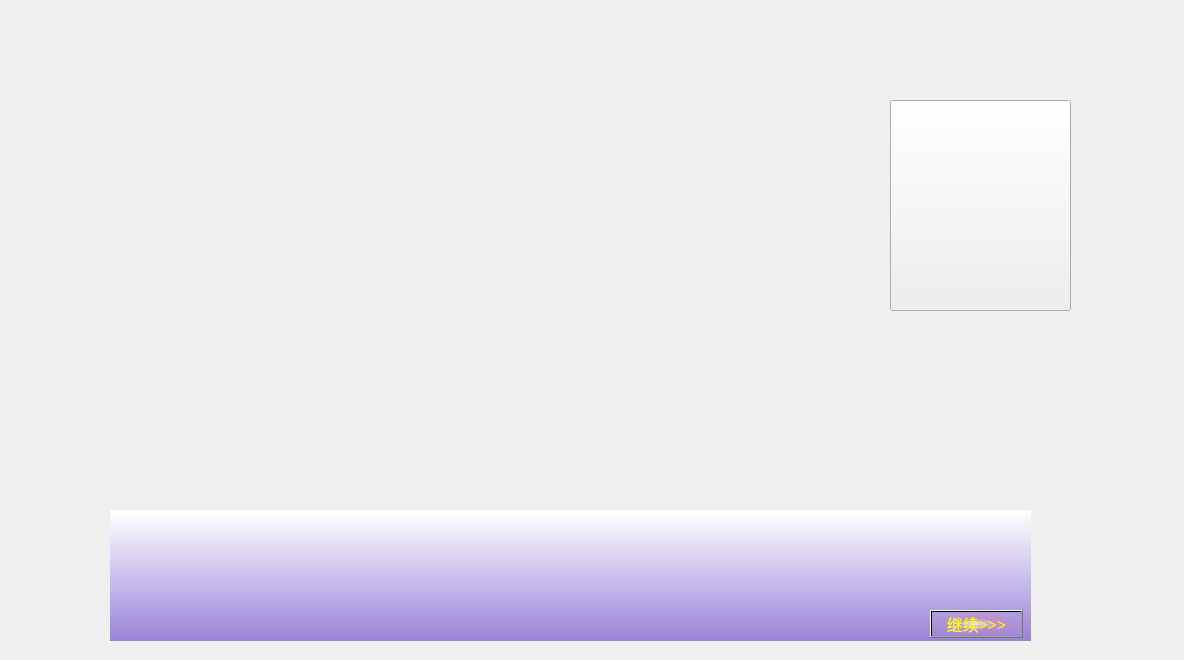
<?xml version="1.0" encoding="UTF-8"?>
<ui version="4.0">
 <class>show_event</class>
 <widget class="QWidget" name="show_event">
  <property name="geometry">
   <rect>
    <x>0</x>
    <y>0</y>
    <width>1184</width>
    <height>660</height>
   </rect>
  </property>
  <property name="windowTitle">
   <string>Form</string>
  </property>
  <widget class="QLabel" name="label">
   <property name="geometry">
    <rect>
     <x>0</x>
     <y>0</y>
     <width>1184</width>
     <height>660</height>
    </rect>
   </property>
   <property name="text">
    <string/>
   </property>
  </widget>
  <widget class="QLabel" name="label_2">
   <property name="geometry">
    <rect>
     <x>110</x>
     <y>510</y>
     <width>921</width>
     <height>131</height>
    </rect>
   </property>
   <property name="font">
    <font>
     <pointsize>10</pointsize>
    </font>
   </property>
   <property name="styleSheet">
    <string notr="true">background-color: qlineargradient(spread:pad, x1:0, y1:1, x2:0, y2:0, stop:0 rgba(153, 131, 216, 255), stop:1 rgba(255, 255, 255, 255));</string>
   </property>
   <property name="text">
    <string/>
   </property>
  </widget>
  <widget class="QPushButton" name="pushButton">
   <property name="geometry">
    <rect>
     <x>890</x>
     <y>100</y>
     <width>181</width>
     <height>211</height>
    </rect>
   </property>
   <property name="text">
    <string/>
   </property>
  </widget>
  <widget class="QPushButton" name="pushButton_2">
   <property name="geometry">
    <rect>
     <x>930</x>
     <y>610</y>
     <width>93</width>
     <height>28</height>
    </rect>
   </property>
   <property name="font">
    <font>
     <family>站酷庆科追梦体</family>
     <pointsize>12</pointsize>
     <weight>9</weight>
     <italic>false</italic>
     <bold>false</bold>
    </font>
   </property>
   <property name="styleSheet">
    <string notr="true">background-color: qradialgradient(spread:pad, cx:0.5, cy:0.5, radius:0.5, fx:0.5, fy:0.5, stop:0 rgba(255, 235, 235, 206), stop:0.35 rgba(255, 188, 188, 80), stop:0.4 rgba(255, 162, 162, 80), stop:0.425 rgba(255, 132, 132, 156), stop:0.44 rgba(252, 128, 128, 80), stop:1 rgba(255, 255, 255, 0));
font: 75 12pt &quot;站酷庆科追梦体&quot;;
color: rgb(255, 255, 0);</string>
   </property>
   <property name="text">
    <string>继续&gt;&gt;&gt;</string>
   </property>
  </widget>
 </widget>
 <resources/>
 <connections/>
</ui>
